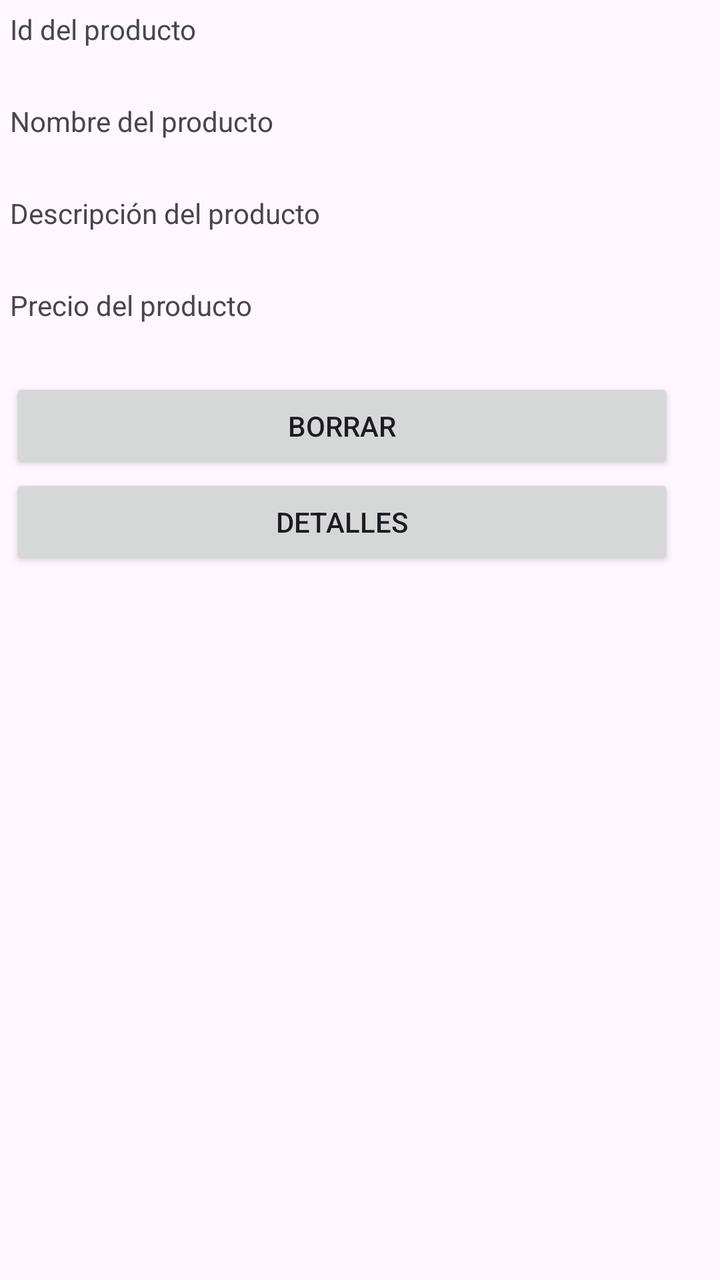
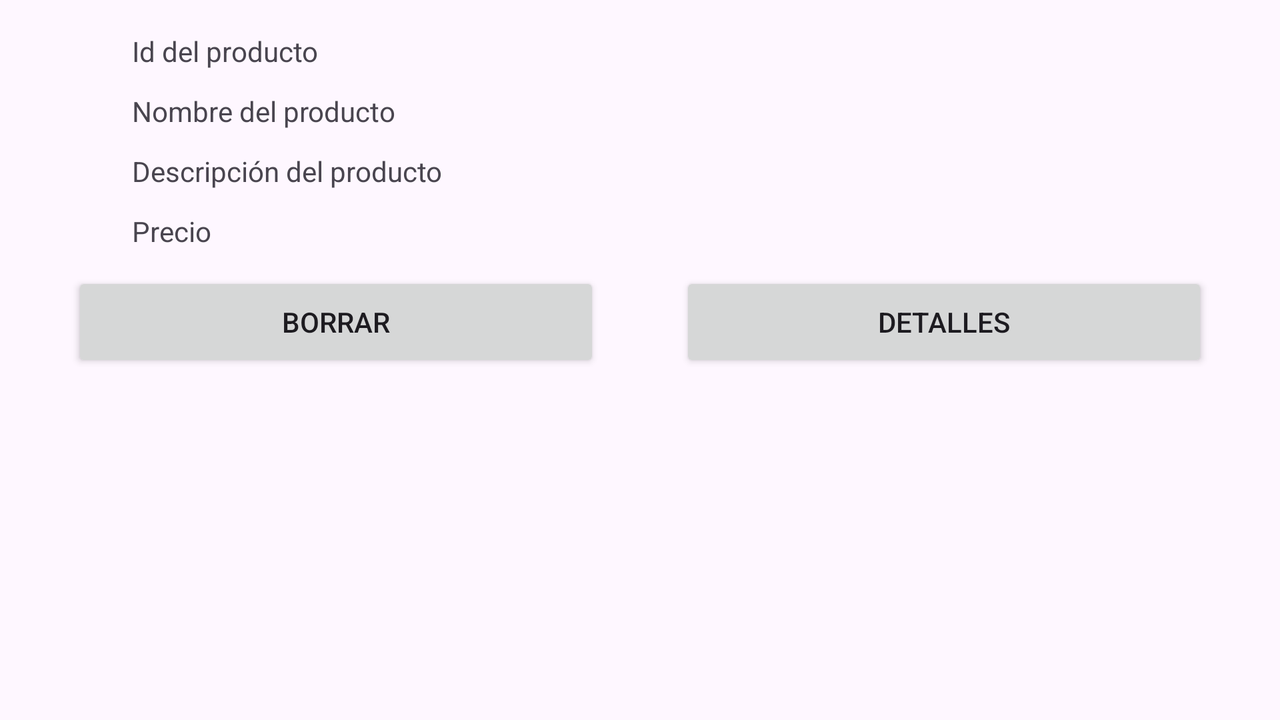

One screen, two layout resources from the same app: the default and the author's alternative for another configuration. Each is rendered where Android would select it; the XML of both is given below.
<!-- AndroidManifest.xml: application theme Theme.Stetic -->
<!-- res/layout/product_list_item2.xml -->
<?xml version="1.0" encoding="utf-8"?>
<androidx.constraintlayout.widget.ConstraintLayout xmlns:android="http://schemas.android.com/apk/res/android"
    xmlns:tools="http://schemas.android.com/tools"
    android:layout_width="match_parent"
    android:layout_height="wrap_content"
    android:padding="5dp">

    <LinearLayout
        android:layout_width="match_parent"
        android:layout_height="wrap_content"
        android:orientation="vertical"
        tools:layout_editor_absoluteX="1dp"
        tools:layout_editor_absoluteY="1dp"
        tools:ignore="MissingConstraints">

        <TextView
            android:id="@+id/text_id"
            android:layout_width="match_parent"
            android:layout_height="wrap_content"
            android:text="@string/product_id_text" />
        <TextView
            android:id="@+id/product_item_id"
            android:layout_width="match_parent"
            android:layout_height="wrap_content"
            android:textSize="20sp"
            android:textStyle="bold"
             />
        <TextView
            android:id="@+id/text_name"
            android:layout_width="match_parent"
            android:layout_height="wrap_content"
            android:text="@string/product_name_text" />
        <TextView
            android:id="@+id/product_item_name"
            android:layout_width="match_parent"
            android:layout_height="wrap_content"
            android:textSize="20sp"
            android:textStyle="bold"/>
        <TextView
            android:id="@+id/text_description"
            android:layout_width="match_parent"
            android:layout_height="wrap_content"
            android:text="@string/product_description_text" />
        <TextView
            android:id="@+id/product_item_description"
            android:layout_width="match_parent"
            android:layout_height="wrap_content"
            android:textSize="20sp"
            android:textStyle="bold"/>
        <TextView
            android:id="@+id/text_price"
            android:layout_width="match_parent"
            android:layout_height="wrap_content"
            android:text="@string/product_price_text" />
        <TextView
            android:id="@+id/product_item_price"
            android:layout_width="match_parent"
            android:layout_height="wrap_content"
            android:textSize="20sp"
            android:textStyle="bold"/>


        <LinearLayout
            android:layout_width="match_parent"
            android:layout_height="wrap_content"
            android:orientation="vertical">

            <Button
                android:id="@+id/delete_item_button"
                android:layout_width="332dp"
                android:layout_height="wrap_content"
                android:layout_weight="1"
                android:text="@string/delete" />

            <Button
                android:id="@+id/details_item_button"
                android:layout_width="332dp"
                android:layout_height="wrap_content"
                android:layout_weight="1"
                android:text="@string/details" />

        </LinearLayout>

    </LinearLayout>
</androidx.constraintlayout.widget.ConstraintLayout>
<!-- resources referenced by this layout -->
<resources>
  <string name="delete">Borrar</string>
  <string name="details">Detalles</string>
  <string name="product_description_text">Descripción del producto</string>
  <string name="product_id_text">Id del producto</string>
  <string name="product_name_text">Nombre del producto</string>
  <string name="product_price_text">Precio del producto</string>
  <style name="Theme.Stetic" parent="Base.Theme.Stetic" />
  <style name="Base.Theme.Stetic" parent="Theme.Material3.DayNight">
          
          
      </style>
</resources>
<!-- res/layout-land/product_list_item2.xml (the author's variant of the layout above) -->
<!-- drawn on the phone turned sideways -->
<LinearLayout xmlns:android="http://schemas.android.com/apk/res/android"
    android:layout_width="match_parent"
    android:layout_height="match_parent"
    android:orientation="horizontal"
    android:padding="16dp">



    
    <LinearLayout
        android:layout_width="0dp"
        android:layout_height="232dp"
        android:layout_weight="1"
        android:orientation="vertical">

        <TextView
            android:id="@+id/text_id"
            android:layout_width="match_parent"
            android:layout_height="30dp"
            android:layout_marginLeft="50dp"
            android:text="@string/product_id_text" />

        <TextView
            android:id="@+id/text_name"
            android:layout_width="match_parent"
            android:layout_height="30dp"
            android:layout_marginLeft="50dp"
            android:text="@string/product_name_text" />

        <TextView
            android:id="@+id/text_lastname"
            android:layout_width="match_parent"
            android:layout_height="30dp"
            android:layout_marginLeft="50dp"
            android:text="@string/product_description_text" />

        <TextView
            android:id="@+id/text_dni"
            android:layout_width="match_parent"
            android:layout_height="30dp"
            android:layout_marginLeft="50dp"
            android:text="@string/product_price" />

        <Button
            android:id="@+id/delete_item_button"
            android:layout_width="match_parent"
            android:layout_height="50dp"
            android:layout_marginHorizontal="20dp"
            android:text="@string/delete" />

    </LinearLayout>

    
    <LinearLayout
        android:layout_width="0dp"
        android:layout_height="232dp"
        android:layout_weight="1"
        android:orientation="vertical">

        <TextView
            android:id="@+id/product_item_id"
            android:layout_width="match_parent"
            android:layout_height="30dp"
            android:textSize="20sp"
            android:textStyle="bold" />

        <TextView
            android:id="@+id/product_item_name"
            android:layout_width="match_parent"
            android:layout_height="30dp"
            android:textSize="20sp"
            android:textStyle="bold" />

        <TextView
            android:id="@+id/product_item_description"
            android:layout_width="match_parent"
            android:layout_height="30dp"
            android:textSize="20sp"
            android:textStyle="bold" />

        <TextView
            android:id="@+id/product_item_price"
            android:layout_width="match_parent"
            android:layout_height="30dp"
            android:textSize="20sp"
            android:textStyle="bold" />

        <Button
            android:id="@+id/details_item_button"
            android:layout_width="match_parent"
            android:layout_height="50dp"
            android:layout_marginHorizontal="20dp"
            android:text="@string/details" />

    </LinearLayout>


</LinearLayout>
<!-- resources referenced by the variant -->
<!-- as the phone turned sideways resolves them -->
<resources>
  <string name="delete">Borrar</string>
  <string name="details">Detalles</string>
  <string name="product_description_text">Descripción del producto</string>
  <string name="product_id_text">Id del producto</string>
  <string name="product_name_text">Nombre del producto</string>
  <string name="product_price">Precio</string>
  <style name="Theme.Stetic" parent="Base.Theme.Stetic" />
  <style name="Base.Theme.Stetic" parent="Theme.Material3.DayNight">
          
          
      </style>
</resources>
